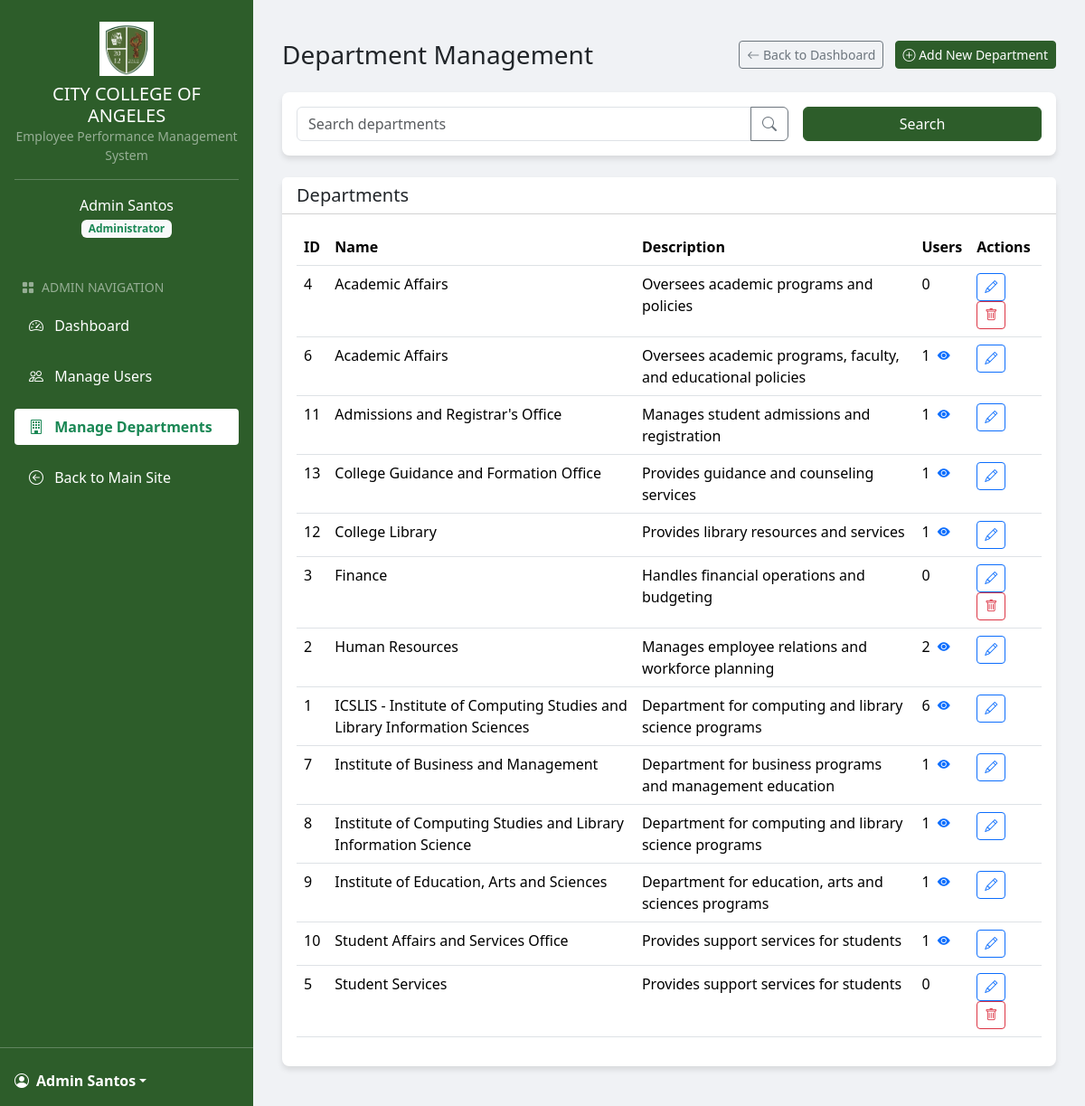
Before: /admin/departments.php (signed in) with the older database file.
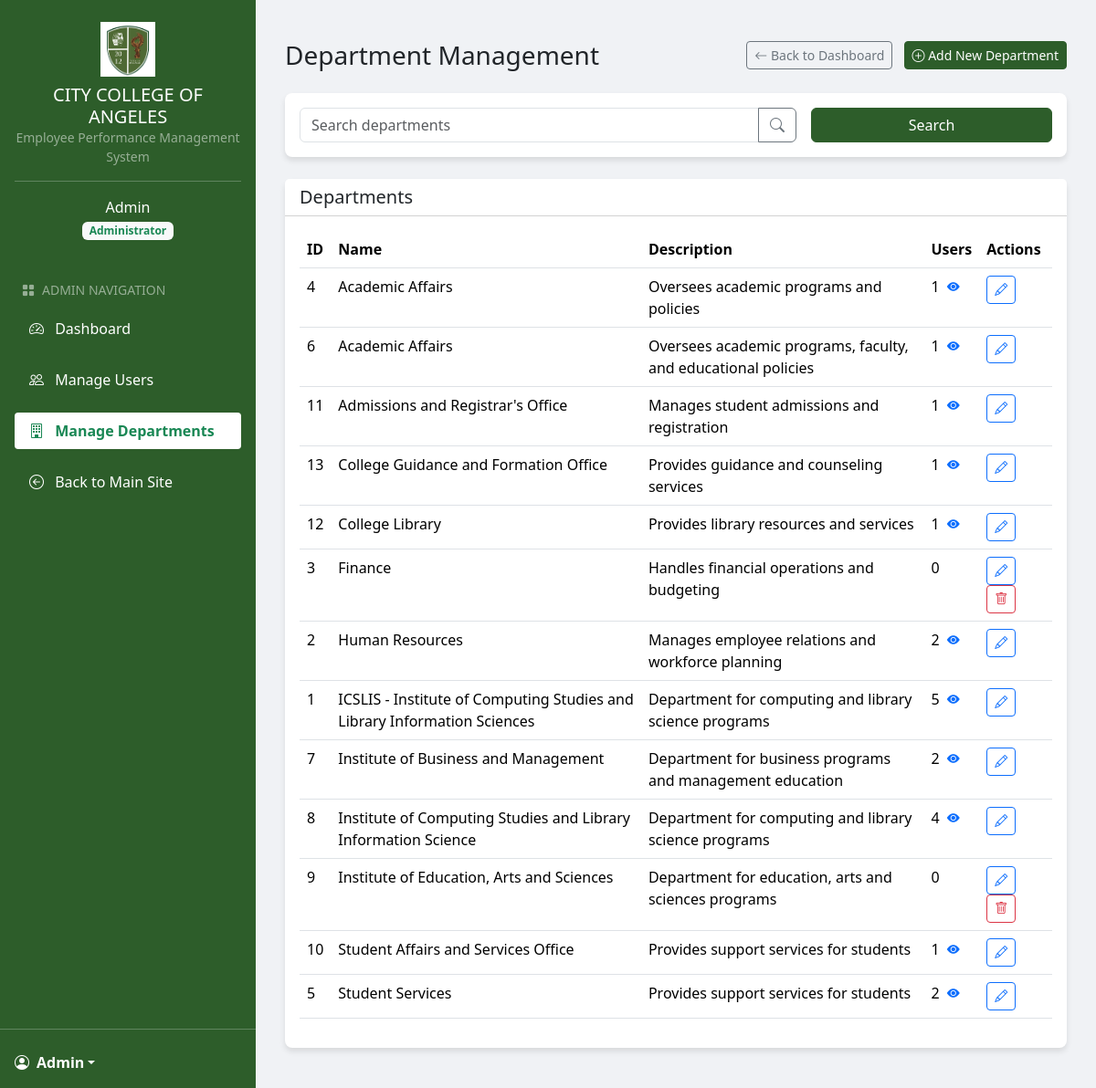
After: the same page with the newer database file.
### tables this page shows
CREATE TABLE `departments` (
  `id` int(11) NOT NULL,
  `name` varchar(255) NOT NULL,
  `description` text DEFAULT NULL,
  `head_id` int(11) DEFAULT NULL,
  `created_at` timestamp NOT NULL DEFAULT current_timestamp(),
  `updated_at` timestamp NOT NULL DEFAULT current_timestamp() ON UPDATE current_timestamp()
);

### admin/departments.php (the view, shortened to what the changed rows need)
<?php
include_once('../includes/header.php');
$host = "localhost";
$username = "root";
$password = "";
$database = "epms_db";
$conn = new mysqli($host, $username, $password, $database);
$sql = "SELECT d.*, COUNT(u.id) as user_count
        FROM departments d
        LEFT JOIN users u ON d.id = u.department_id";
$sql .= " GROUP BY d.id ORDER BY d.name";
$stmt = $conn->prepare($sql);
$stmt->execute();
$departments_result = $stmt->get_result();
?>
<div class="container-fluid py-4">
    <div class="d-flex justify-content-between align-items-center mb-4">
        <h1 class="h3 mb-0">Department Management</h1>
    </div>
    <div class="card">
        <div class="card-body">
            <div class="table-responsive">
                <table class="table table-hover">
                    <thead>
                        <tr>
                            <th>ID</th>
                            <th>Name</th>
                            <th>Description</th>
                            <th>Users</th>
                            <th>Actions</th>
                        </tr>
                    </thead>
                    <tbody>
                        <?php if ($departments_result->num_rows > 0): ?>
                            <?php while ($dept = $departments_result->fetch_assoc()): ?>
                                <tr>
                                    <td><?php echo $dept['id']; ?></td>
                                    <td><?php echo htmlspecialchars($dept['name']); ?></td>
                                    <td><?php echo htmlspecialchars($dept['description'] ?? 'No description'); ?></td>
                                    <td>
                                        <?php echo $dept['user_count']; ?>
                                        <?php if ($dept['user_count'] > 0): ?>
                                            <a href="users.php?department=<?php echo $dept['id']; ?>" class="text-decoration-none ms-1">
                                                <i class="bi bi-eye-fill small"></i>
                                            </a>
                                        <?php endif; ?>
                                    </td>
                                    <td>
                                        <button type="button" class="btn btn-sm btn-outline-primary edit-dept-btn"
                                                data-bs-toggle="modal" data-bs-target="#editDepartmentModal"
                                                data-id="<?php echo $dept['id']; ?>"
                                                data-name="<?php echo htmlspecialchars($dept['name']); ?>"
                                                data-description="<?php echo htmlspecialchars($dept['description'] ?? ''); ?>">
                                            <i class="bi bi-pencil"></i>
                                        </button>
                                        <?php if ($dept['user_count'] == 0): ?>
                                            <a href="departments.php?delete=<?php echo $dept['id']; ?>" class="btn btn-sm btn-outline-danger"
                                               onclick="return confirm('Are you sure you want to delete this department?')">
                                                <i class="bi bi-trash"></i>
                                            </a>
                                        <?php endif; ?>
                                    </td>
                                </tr>
                            <?php endwhile; ?>
                        <?php else: ?>
                            <tr>
                                <td colspan="5" class="text-center">No departments found</td>
                            </tr>
                        <?php endif; ?>
                    </tbody>
                </table>
            </div>
        </div>
    </div>
</div>
<?php
include_once('../includes/footer.php');
?>

### includes/sidebar.php (shortened to what the changed rows need)
<?php
$current_page = basename($_SERVER['PHP_SELF']);
$is_admin_section = (strpos($current_page, 'admin/') !== false || strpos($_SERVER['PHP_SELF'], '/admin/') !== false);
$menu_items = [];
switch ($_SESSION['user_role']) {
    case 'admin':
        if ($is_admin_section) {
            $menu_items = [
                ['icon' => 'bi bi-speedometer2', 'title' => 'Dashboard', 'url' => 'dashboard.php', 'active' => ($current_page == 'dashboard.php')],
                ['icon' => 'bi bi-people', 'title' => 'Manage Users', 'url' => 'users.php', 'active' => ($current_page == 'users.php')],
                ['icon' => 'bi bi-building', 'title' => 'Manage Departments', 'url' => 'departments.php', 'active' => ($current_page == 'departments.php')],
                ['icon' => 'bi bi-arrow-left-circle', 'title' => 'Back to Main Site', 'url' => '../dashboard.php', 'active' => false]
            ];
        }
        break;
}
?>
<div class="sidebar" id="sidebar">
    <div class="d-flex flex-column h-100">
        <div class="text-center text-white p-3" style="background-color: #2d5d2a;">
            <img src="<?php echo $is_admin_section ? '../' : ''; ?>images/CCA.jpg" alt="College Logo" class="sidebar-logo my-2" style="width: 60px; height: auto;">
            <h5 class="mb-0">CITY COLLEGE OF ANGELES</h5>
            <div class="small text-white-50 mb-3">Employee Performance Management System</div>
            <hr class="border-light opacity-25 mt-2 mb-3">
            <div class="user-info mb-2">
                <div class="user-name"><?php echo htmlspecialchars($_SESSION['user_name']); ?></div>
                <div class="badge bg-light text-success mt-1">
                    <?php
                    $role_display = "User";
                    switch ($_SESSION['user_role']) {
                        case 'admin':
                            $role_display = "Administrator";
                            break;
                    }
                    echo $role_display;
                    ?>
                </div>
            </div>
        </div>
        <div class="nav-menu flex-grow-1 px-2 py-2" style="background-color: #2d5d2a;">
            <ul class="nav nav-pills flex-column">
                <?php
                if ($_SESSION['user_role'] === 'admin'): ?>
                    <li class="text-white-50 small px-3 py-1 mt-2"><i class="bi bi-grid-fill me-2"></i>ADMIN NAVIGATION</li>
                <?php elseif ($_SESSION['user_role'] === 'president'): ?>
                    <li class="text-white-50 small px-3 py-1 mt-2"><i class="bi bi-grid-fill me-2"></i>PRESIDENT NAVIGATION</li>
                <?php elseif ($_SESSION['user_role'] === 'department_head'): ?>
                    <li class="text-white-50 small px-3 py-1 mt-2"><i class="bi bi-grid-fill me-2"></i>DEPARTMENT HEAD NAVIGATION</li>
                <?php else: ?>
                    <li class="text-white-50 small px-3 py-1 mt-2"><i class="bi bi-grid-fill me-2"></i>EMPLOYEE NAVIGATION</li>
                <?php endif; ?>
                <?php foreach ($menu_items as $item): ?>
                    <li class="nav-item my-1">
                        <a href="<?php echo $item['url']; ?>" class="nav-link <?php echo $item['active'] ? 'active bg-white text-success' : 'text-white'; ?>">
                            <i class="<?php echo $item['icon']; ?> me-2"></i>
                            <?php echo $item['title']; ?>
                        </a>
                    </li>
                <?php endforeach; ?>
            </ul>
        </div>
        <div class="mt-auto" style="background-color: #2d5d2a;">
            <hr class="border-light opacity-25 mb-2">
            <div class="dropdown p-3">
                <a href="#" class="d-flex align-items-center text-white text-decoration-none dropdown-toggle" id="dropdownUser" data-bs-toggle="dropdown" aria-expanded="false">
                    <i class="bi bi-person-circle me-2"></i>
                    <strong><?php echo htmlspecialchars($_SESSION['user_name']); ?></strong>
                </a>
            </div>
        </div>
    </div>
</div>

Changed rows visible on the page:
computed for departments "Oversees academic programs and policies": user_count "0" → "1"
changed departments "ICSLIS - Institute of Computing Studies and Library Information Sciences": user_count "6" → "5"
computed for departments "Institute of Business and Management": user_count "1" → "2"
computed for departments "Institute of Computing Studies and Library Information Science": user_count "1" → "4"
computed for departments "Institute of Education, Arts and Sciences": user_count "1" → "0"
changed departments "Student Services": user_count "0" → "2"
Other visible differences:
$_SESSION['user_name']: "Admin Santos" → "Admin"
